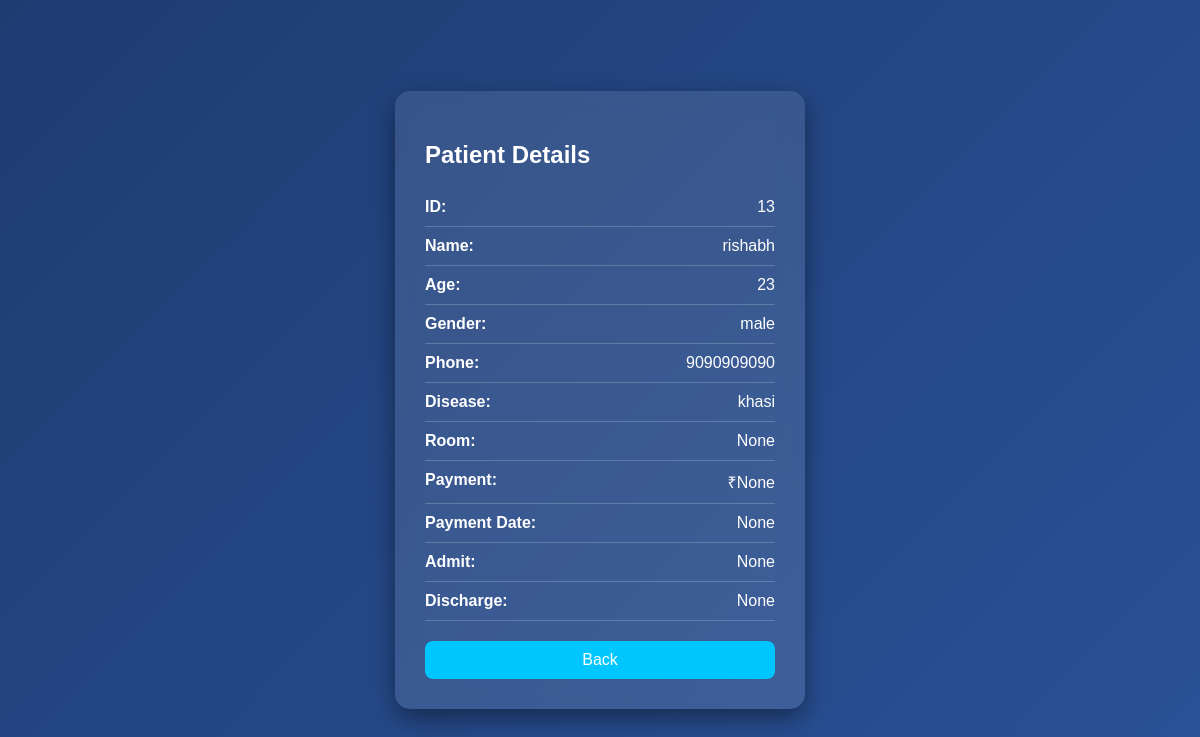
The page /view/13 on the database its author committed.
### tables this page shows
CREATE TABLE patients(
        id INTEGER PRIMARY KEY AUTOINCREMENT,
        name TEXT,
        age INTEGER,
        gender TEXT,
        phone TEXT,
        disease TEXT
    , room TEXT, payment TEXT, payment_date TEXT, admit_date TEXT, discharge_date TEXT);

### app.py (the view)
@app.route('/view/<int:id>')
def view(id):
    conn = get_db()
    patient = conn.execute("SELECT * FROM patients WHERE id=?", (id,)).fetchone()
    conn.close()
    return render_template("view.html", patient=patient)

### app.py (called while the page is built)
def get_db():
    conn = sqlite3.connect("database.db")
    conn.row_factory = sqlite3.Row
    return conn

### templates/view.html (shortened to what this page needs)
<!DOCTYPE html>
<html>
<head>
</head>
<body>
<div class="card">
<h2>Patient Details</h2>
<div class="row"><b>ID:</b> {{ patient.id }}</div>
<div class="row"><b>Name:</b> {{ patient.name }}</div>
<div class="row"><b>Age:</b> {{ patient.age }}</div>
<div class="row"><b>Gender:</b> {{ patient.gender }}</div>
<div class="row"><b>Phone:</b> {{ patient.phone }}</div>
<div class="row"><b>Disease:</b> {{ patient.disease }}</div>
<div class="row"><b>Room:</b> {{ patient.room }}</div>
<div class="row"><b>Payment:</b> ₹{{ patient.payment }}</div>
<div class="row"><b>Payment Date:</b> {{ patient.payment_date }}</div>
<div class="row"><b>Admit:</b> {{ patient.admit_date }}</div>
<div class="row"><b>Discharge:</b> {{ patient.discharge_date }}</div>
<a href="/dashboard" class="back">Back</a>
</div>
</body>
</html>

### templates/view.html (style rules this page uses)
body { margin:0; height:100vh; display:flex; justify-content:center; align-items:center; background: linear-gradient(135deg,#1e3c72,#2a5298); font-family: Arial; }
.card { background: rgba(255,255,255,0.1); padding:30px; border-radius:15px; color:white; width:350px; backdrop-filter: blur(12px); box-shadow:0 10px 25px rgba(0,0,0,0.4); }
.row { display:flex; justify-content:space-between; padding:10px 0; border-bottom:1px solid rgba(255,255,255,0.2); }
.back { display:block; margin-top:20px; text-align:center; padding:10px; background:#00c6ff; color:white; text-decoration:none; border-radius:8px; }

### rows shown on the page
patients: id "13", name "rishabh", age "23", gender "male", phone "9090909090", disease "khasi"

### other values the page prints
{{ patient.room }} "None"
{{ patient.payment }} "None"
{{ patient.payment_date }} "None"
{{ patient.admit_date }} "None"
{{ patient.discharge_date }} "None"
